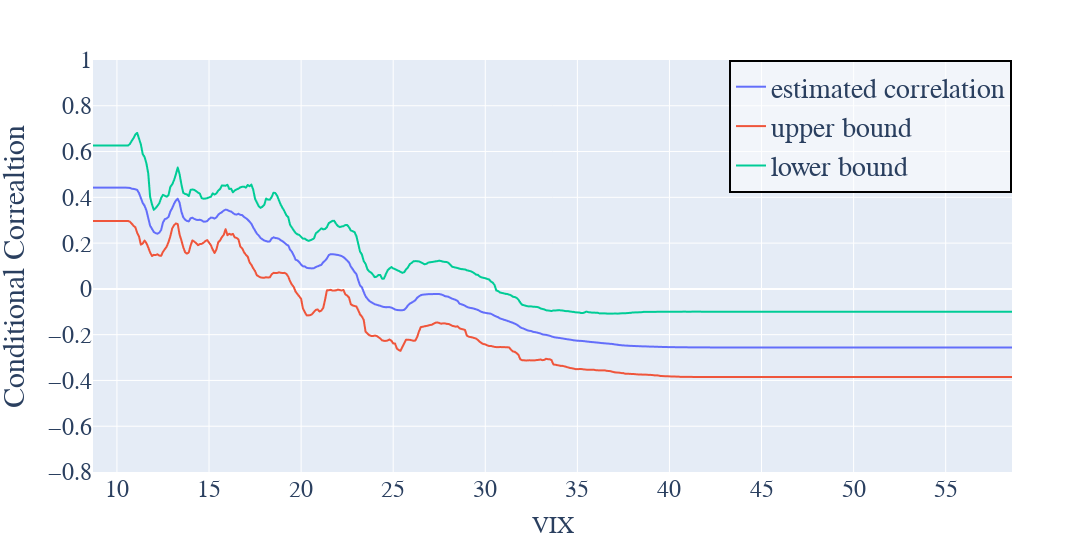

This figure's notebook cell:
### Code cell
x_test = np.array([ 8.7 + i * 0.1 for i in range(500)])
data = {'VIX' : x_test , 'estimated correlation' : np.mean(t, axis = 0) ,
      'upper bound':  np.sort(t, axis=0)[2,:]
,

        'lower bound' :np.sort(t, axis=0)[-3,:] }
df = pd.DataFrame(data)

fig = px.line(df, x="VIX", y = df.columns)
fig.update_layout(yaxis_range=[-0.8,1])
fig.update_layout(xaxis=dict(
        title='VIX',
        titlefont=dict(size=24 , family="Times New Roman"),
        tickfont=dict(size=24, family="Times New Roman"),# Set x-axis title font size here
    ),
    yaxis=dict(
        title=r'Conditional Correaltion',
        titlefont=dict(size=30, family="Times New Roman"),
        tickfont=dict(size=24, family="Times New Roman"),
    ),
    legend=dict(
          title='',
          title_font=dict(size=24, family="Times New Roman"),
          font=dict(size=28, family="Times New Roman"),
          bgcolor='rgba(255,255,255,0.5)',
          bordercolor="Black",
          borderwidth=2,
        x=1,  # Positioning on the x-axis (1 is at the far right of the graph)
        xanchor='auto',  # Anchoring the legend
        y=1,  # Positioning on the y-axis (1 is at the top of the graph)
        yanchor='auto'  # Anchoring the legend

    )
)
fig.update_layout(
    width=233 * 6,  # Width of the plot in pixels
    height=92 * 6  # Height of the plot in pixels
)
fig.show()

### Figure 1 — Plotly figure (JSON) as saved in the notebook; plotly's stock layout.template omitted (floating-point values rounded to 4 significant figures; data arrays with more than 128 entries replaced by an {"elided": "..."} marker saying what was removed)
{"data": [{"hovertemplate": "variable=estimated correlation<br>VIX=%{x}<br>value=%{y}<extra></extra>", "legendgroup": "estimated correlation", "line": {"color": "#636efa", "dash": "solid"}, "marker": {"symbol": "circle"}, "mode": "lines", "name": "estimated correlation", "showlegend": true, "type": "scattergl", "x": {"elided": "500 float values"}, "xaxis": "x", "y": {"elided": "500 float values"}, "yaxis": "y"}, {"hovertemplate": "variable=upper bound<br>VIX=%{x}<br>value=%{y}<extra></extra>", "legendgroup": "upper bound", "line": {"color": "#EF553B", "dash": "solid"}, "marker": {"symbol": "circle"}, "mode": "lines", "name": "upper bound", "showlegend": true, "type": "scattergl", "x": {"elided": "500 float values"}, "xaxis": "x", "y": {"elided": "500 float values"}, "yaxis": "y"}, {"hovertemplate": "variable=lower bound<br>VIX=%{x}<br>value=%{y}<extra></extra>", "legendgroup": "lower bound", "line": {"color": "#00cc96", "dash": "solid"}, "marker": {"symbol": "circle"}, "mode": "lines", "name": "lower bound", "showlegend": true, "type": "scattergl", "x": {"elided": "500 float values"}, "xaxis": "x", "y": {"elided": "500 float values"}, "yaxis": "y"}], "layout": {"height": 552, "legend": {"bgcolor": "rgba(255,255,255,0.5)", "bordercolor": "Black", "borderwidth": 2, "font": {"family": "Times New Roman", "size": 28}, "title": {"font": {"family": "Times New Roman", "size": 24}, "text": ""}, "tracegroupgap": 0, "x": 1, "xanchor": "auto", "y": 1, "yanchor": "auto"}, "margin": {"t": 60}, "width": 1398, "xaxis": {"anchor": "y", "domain": [0, 1], "tickfont": {"family": "Times New Roman", "size": 24}, "title": {"font": {"family": "Times New Roman", "size": 24}, "text": "VIX"}}, "yaxis": {"anchor": "x", "domain": [0, 1], "range": [-0.8, 1], "tickfont": {"family": "Times New Roman", "size": 24}, "title": {"font": {"family": "Times New Roman", "size": 30}, "text": "Conditional Correaltion"}}}}
